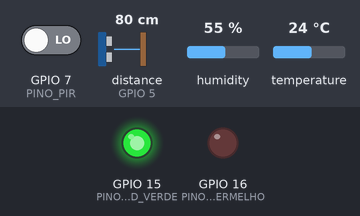
Simulated run of this sketch. Board: ESP32-S3. Shown: output pins drawn as LEDs (lit = HIGH). Wiring (inferred from the names in the program): ultrasonic range finder: trigger GPIO 6; echo GPIO 5. The test bench sets the inputs (shaded band); at power-on: distance to the obstacle (sensor on GPIO 5) 80 cm, GPIO 7 (PINO_PIR) LOW, humidity 55 %, temperature 24 °C. The echo pulse lasts 58.3 µs per cm; pins used as bus, display or sensor lines are not drawn; what the sketch prints to the serial monitor is not drawn.

Above: at 3.2 s.
3.3 s: distance to the obstacle (sensor on GPIO 5) set to 86 cm
At 4.9 s:
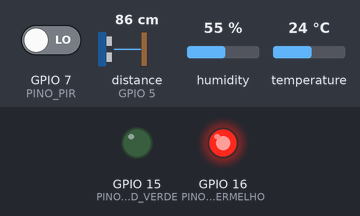
14.3 s: distance to the obstacle (sensor on GPIO 5) set to 2 cm
At 17.28 s:
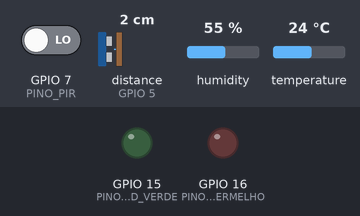
20.5 s: distance to the obstacle (sensor on GPIO 5) set to 120 cm
At 23.79 s:
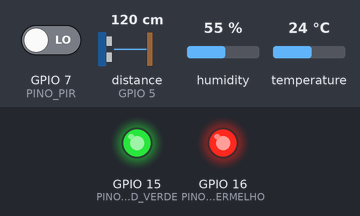
Timing chart, 0 to 27.5 s (numbered marks = the images above; inputs shaded):
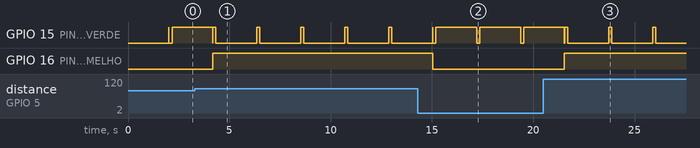

The sketch:

ESP32S3Emissor.ino
```cpp
#include <DHT.h>
#include <WiFi.h>
#include <esp_now.h>

// --- Definições de Pinos ---
#define PINO_LED_VERMELHO 16
#define PINO_LED_VERDE    15

// Sensor Ultrassônico
#define PINO_TRIG 6
#define PINO_ECHO 5

// Sensor DHT22
#define PINO_DHT 4
#define TIPO_DHT DHT22

// Sensor de Presença PIR HW-416-B
#define PINO_PIR 7

// --- Parâmetros Físicos do Tanque ---
const float DISTANCIA_TANQUE_VAZIO = 100.0;
const float DISTANCIA_TANQUE_CHEIO = 10.0;

// --- Configuração ESP-NOW ---
// Endereço MAC do ESP32 de exibição (destino)
uint8_t macDestino[] = {0x80, 0xB5, 0x4E, 0xC5, 0x8A, 0xE0};

// Estrutura do pacote de dados atualizada para floats
typedef struct struct_pacote {
  float nivel;
  float temp;
  float umidade;
  int presenca;
  unsigned long timestamp;
} struct_pacote;

struct_pacote pacoteDados;
DHT dht(PINO_DHT, TIPO_DHT);

// Variáveis de controle globais para o status de envio
volatile bool respostaRecebida = false;
volatile bool envioSucesso = false;

// Função de Callback executada ao enviar dados (CORRIGIDA AQUI)
void aoEnviarDados(const esp_now_send_info_t *info, esp_now_send_status_t status) {
  respostaRecebida = true;
  envioSucesso = (status == ESP_NOW_SEND_SUCCESS);
}

// Função auxiliar para piscar um LED sem quebrar o estado definitivo dele
void piscarLED(int pino, int estadoAtual) {
  digitalWrite(pino, !estadoAtual);
  delay(150);
  digitalWrite(pino, estadoAtual);
}

void setup() {
  Serial.begin(115200);

  // Configuração dos pinos
  pinMode(PINO_LED_VERMELHO, OUTPUT);
  pinMode(PINO_LED_VERDE, OUTPUT);
  pinMode(PINO_TRIG, OUTPUT);
  pinMode(PINO_ECHO, INPUT);
  pinMode(PINO_PIR, INPUT);

  dht.begin();

  // Garante os LEDs inicialmente apagados
  digitalWrite(PINO_LED_VERDE, LOW);
  digitalWrite(PINO_LED_VERMELHO, LOW);

  // 1. Configura o Wi-Fi obrigatoriamente no modo Station
  WiFi.mode(WIFI_STA);
  Serial.print("Modo Wi-Fi Station ativado. MAC do dispositivo: ");
  Serial.println(WiFi.macAddress());

  // 2. Inicializa o ESP-NOW
  if (esp_now_init() != ESP_OK) {
    Serial.println("Erro ao inicializar o ESP-NOW!");
    return;
  }

  // 3. Registra o callback de envio para monitorar o sucesso/falha
  esp_now_register_send_cb(aoEnviarDados);

  // 4. Registra o dispositivo par (Peer) de destino
  esp_now_peer_info_t peerInfo;
  memset(&peerInfo, 0, sizeof(peerInfo));
  memcpy(peerInfo.peer_addr, macDestino, 6);
  peerInfo.channel = 0;
  peerInfo.encrypt = false;

  if (esp_now_add_peer(&peerInfo) != ESP_OK) {
    Serial.println("Falha ao adicionar o dispositivo de destino (peer)!");
    return;
  }

  Serial.println("Sistema Pronto e ESP-NOW Configurado.");
  delay(2000);
}

void loop() {
  Serial.println("\n--- Atualização dos Sensores ---");

  // ==========================================
  // 1. LEITURA DO ULTRASSÔNICO (Nível)
  // ==========================================
  digitalWrite(PINO_TRIG, LOW);
  delayMicroseconds(2);
  digitalWrite(PINO_TRIG, HIGH);
  delayMicroseconds(10);
  digitalWrite(PINO_TRIG, LOW);

  long duracao = pulseIn(PINO_ECHO, HIGH);
  float distancia_cm = (duracao * 0.0343) / 2.0;

  float nivel_porcentagem = ((DISTANCIA_TANQUE_VAZIO - distancia_cm) / (DISTANCIA_TANQUE_VAZIO - DISTANCIA_TANQUE_CHEIO)) * 100.0;
  if (nivel_porcentagem < 0) nivel_porcentagem = 0.0;
  if (nivel_porcentagem > 100) nivel_porcentagem = 100.0;

  // Exibe com 2 casas decimais
  Serial.printf("Nível do tanque: %.2f%%\n", nivel_porcentagem);

  // Definição das condições padrão de segurança do tanque
  int estado_led_verde = LOW;
  int estado_led_vermelho = LOW;
  bool alerta_critico = false;

  if (nivel_porcentagem < 20.0) {
    estado_led_vermelho = HIGH;
    estado_led_verde = LOW;
    Serial.println("Alerta! Nível de tinta baixo.");
    alerta_critico = true;
  } else {
    estado_led_vermelho = LOW;
    estado_led_verde = HIGH;
  }

  // Aplica o estado estático inicial baseado no tanque
  digitalWrite(PINO_LED_VERDE, estado_led_verde);
  digitalWrite(PINO_LED_VERMELHO, estado_led_vermelho);

  // ==========================================
  // 2. LEITURA DO DHT22 (Temp/Umid)
  // ==========================================
  float umidade = dht.readHumidity();
  float temperatura = dht.readTemperature();

  if (isnan(umidade) || isnan(temperatura)) {
    Serial.println("Erro ao ler o sensor DHT22!");
    umidade = 0.0; // Atribui valor seguro para o pacote em caso de falha
    temperatura = 0.0;
  } else {
    // Exibe com 2 casas decimais
    Serial.printf("Temperatura: %.2f ºC | Umidade: %.2f%%\n", temperatura, umidade);
  }

  // ==========================================
  // 3. LEITURA DO PIR (Presença)
  // ==========================================
  int estado_PIR = digitalRead(PINO_PIR);
  if (estado_PIR == HIGH) {
    Serial.println("Presença detectada");
  } else {
    Serial.println("Sem presença");
  }

  // ==========================================
  // 4. MONTAGEM E ENVIO DO PACOTE VIA ESP-NOW
  // ==========================================
  // Agora os valores são armazenados como float sem conversão para (int)
  pacoteDados.nivel = nivel_porcentagem;
  pacoteDados.temp = temperatura;
  pacoteDados.umidade = umidade;
  pacoteDados.presenca = (estado_PIR == HIGH) ? 1 : 0;
  pacoteDados.timestamp = millis();

  respostaRecebida = false; // Reseta a flag para aguardar a confirmação atual

  // Envia o pacote
  esp_err_t resultadoEnvio = esp_now_send(macDestino, (uint8_t *) &pacoteDados, sizeof(pacoteDados));

  if (resultadoEnvio == ESP_OK) {
    // Aguarda confirmação de recebimento do hardware (com timeout de 100ms)
    unsigned long tempoEspera = millis();
    while (!respostaRecebida && (millis() - tempoEspera < 100)) {
      delay(1);
    }

    if (envioSucesso) {
      // Exibe os valores no formato textual solicitado com 2 casas decimais (%.2f)
      Serial.printf("Pacote enviado com sucesso: {nível=%.2f%%, temp=%.2f°C, umidade=%.2f%%, luz=680, presença=%d}\n",
                    pacoteDados.nivel, pacoteDados.temp, pacoteDados.umidade, pacoteDados.presenca);

      // Pisca o LED Verde para indicar sucesso
      piscarLED(PINO_LED_VERDE, estado_led_verde);
    } else {
      Serial.println("Falha no envio ESPNOW");
      piscarLED(PINO_LED_VERMELHO, estado_led_vermelho);
    }
  } else {
    Serial.println("Falha no envio ESPNOW");
    piscarLED(PINO_LED_VERMELHO, estado_led_vermelho);
  }

  // ==========================================
  // 5. STATUS GERAL DO SISTEMA (Chão de Fábrica)
  // ==========================================
  if (alerta_critico) {
    Serial.println("Estado do sistema: Alerta – verificar tanque de tinta");
  } else {
    Serial.println("Estado do sistema: Operação normal");
  }

  Serial.println("--------------------------------");

  delay(2000);
}
```

Measured:
- the behaviour switches between 82 and 83 cm on distance to the obstacle (sensor on GPIO 5) (found by bisection; images 0 and 1)
- after the input at 3.3 s, GPIO 16 (PINO_LED_VERMELHO): LOW → HIGH after 0.88 s
- after the input at 14.3 s, GPIO 16 (PINO_LED_VERMELHO): HIGH → LOW after 0.73 s
- after the input at 20.5 s, GPIO 16 (PINO_LED_VERMELHO): LOW → HIGH after 1.0 s
- by itself, GPIO 15 (PINO_LED_VERDE): repeats every 2.2 s: HIGH 0.15 s, LOW 2.0 s
